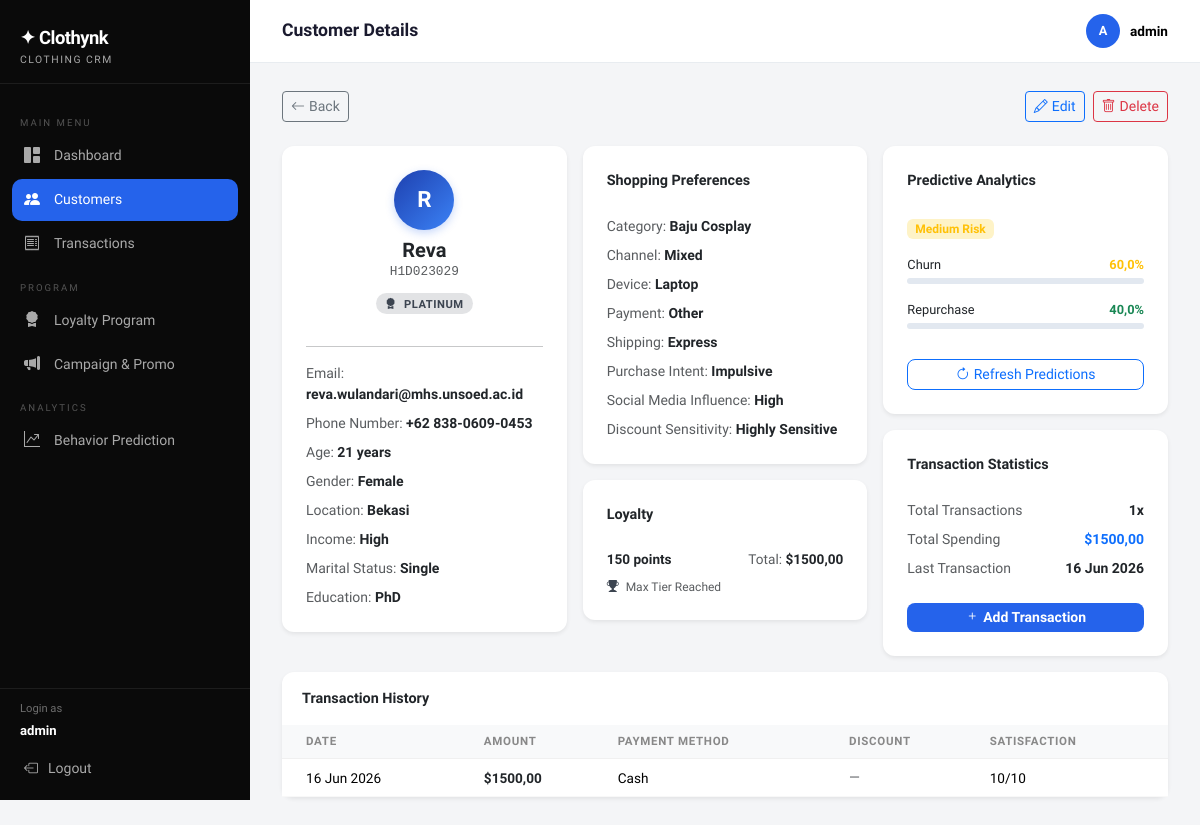
/customer/1002/ (signed in), run on an earlier commit of the app's database.
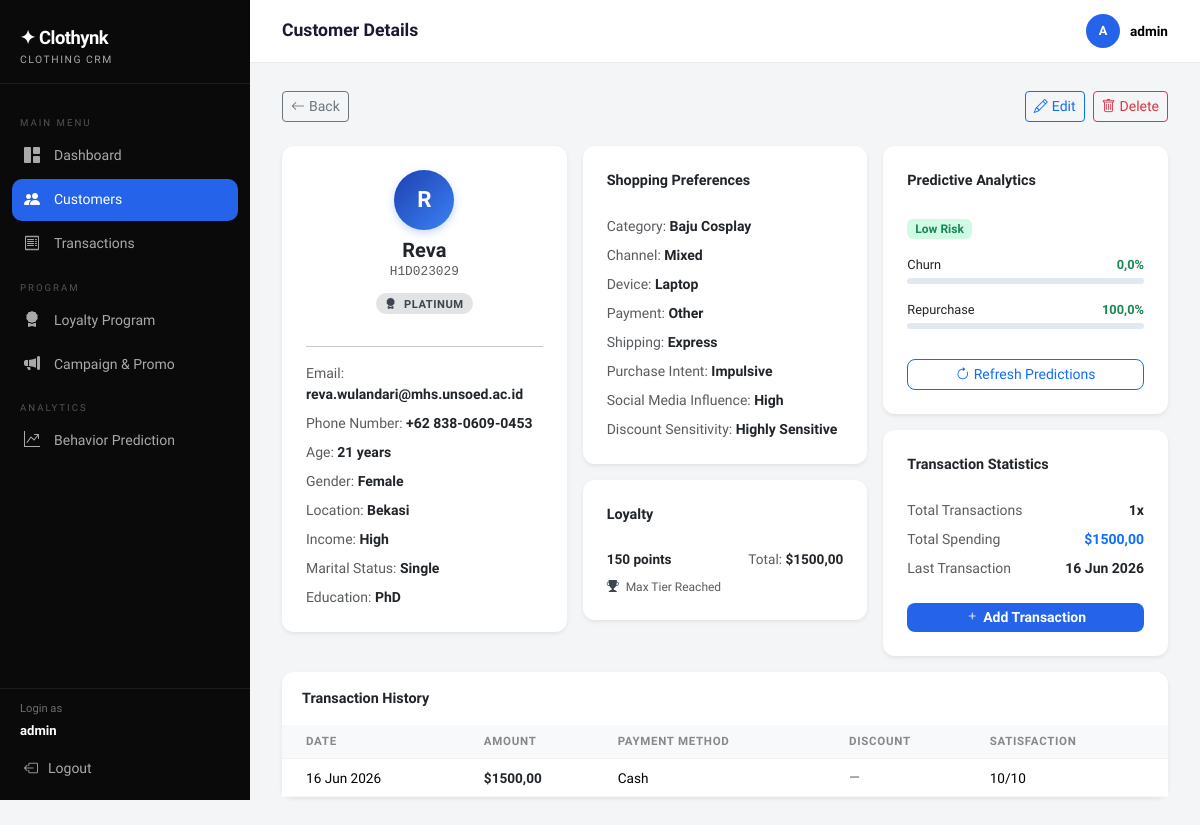
And on a later commit of the database.
### core/models.py (models this page shows, shortened)
class PredictionResult(models.Model):
    customer               = models.OneToOneField(Customer, on_delete=models.CASCADE, related_name='prediction')
    churn_probability      = models.FloatField(default=0.0, verbose_name='Churn Probability (%)')
    repurchase_probability = models.FloatField(default=0.0, verbose_name='Repurchase Probability (%)')
    will_repurchase        = models.BooleanField(default=True, verbose_name='Will Repurchase?')
    predicted_at           = models.DateTimeField(auto_now=True)
    def get_risk_label(self):
        if self.churn_probability >= 70:
            return ('danger', 'High Risk')
        elif self.churn_probability >= 40:
            return ('warning', 'Medium Risk')
        return ('success', 'Low Risk')
    class Meta:
        verbose_name = 'Prediction'
        verbose_name_plural = 'Predictions'

### core/views.py (the view)
# urls.py: path('customer/<int:pk>/', views.customer_detail, name='customer_detail'),
@login_required
def customer_detail(request, pk):
    customer     = get_object_or_404(Customer, pk=pk)
    transactions = customer.transactions.order_by('-date')[:10]
    loyalty      = customer.get_loyalty()
    prediction   = getattr(customer, 'prediction', None)
    total_spending = customer.transactions.aggregate(total=Sum('amount'))['total'] or 0
    freq           = customer.transactions.count()
    last_txn       = customer.transactions.order_by('-date').first()
    context = {
        'customer': customer,
        'transactions': transactions,
        'loyalty': loyalty,
        'prediction': prediction,
        'total_spending': total_spending,
        'freq': freq,
        'last_txn': last_txn,
    }
    return render(request, 'core/customer_detail.html', context)

### core/models.py (called while the page is built)
    def get_loyalty(self):
        try:
            return self.loyalty
        except:
            return None

    def get_next_tier_info(self):
        thresholds = [('bronze', 0), ('silver', 100), ('gold', 500), ('platinum', 1000)]
        for i, (t, val) in enumerate(thresholds):
            if t == self.tier and i < len(thresholds) - 1:
                next_tier, next_val = thresholds[i + 1]
                remaining = next_val - float(self.total_spending)
                raw_progress = (float(self.total_spending) - val) / (next_val - val) * 100
                progress = int(raw_progress)
                return {'next_tier': next_tier, 'remaining': remaining, 'progress': min(progress, 100)}
        return {'next_tier': None, 'remaining': 0, 'progress': 100}

### core/templates/core/customer_detail.html (shortened to what the changed rows need)
{% extends 'core/base.html' %}
{% block page_title %}Customer Details{% endblock %}
{% block content %}
<div class="row g-3">
  <div class="col-md-4">
    {% if prediction %}
    <div class="card p-4 mb-3 shadow-sm border-0" style="border-radius:12px;">
      {% with label=prediction.get_risk_label %}
      <div class="mt-2">
        <span class="badge bg-{{ label.0 }}-light text-{{ label.0 }} mb-3 px-2 py-1" style="font-size:0.75rem;">{{ label.1 }}</span>
        <div class="d-flex justify-content-between mb-1" style="font-size:.8rem">
          <span>Churn</span><span class="fw-bold text-{{ label.0 }}">{{ prediction.churn_probability|floatformat:1 }}%</span>
        </div>
        <div class="progress custom-progress mb-3"><div class="progress-bar bg-{{ label.0 }}" style="width:{{ prediction.churn_probability }}%"></div></div>
        <div class="d-flex justify-content-between mb-1" style="font-size:.8rem">
          <span>Repurchase</span><span class="fw-bold text-success">{{ prediction.repurchase_probability|floatformat:1 }}%</span>
        </div>
        <div class="progress custom-progress"><div class="progress-bar bg-success" style="width:{{ prediction.repurchase_probability }}%"></div></div>
      </div>
      {% endwith %}
    </div>
    {% endif %}
  </div>
</div>
{% if transactions %}
<div class="card mt-3 shadow-sm border-0" style="border-radius:12px;">
  <div class="table-responsive">
    <table class="table align-middle mb-0">
      <thead class="table-light text-muted" style="font-size:0.75rem; letter-spacing:0.5px; text-transform: uppercase;">
          <tr>
              <th class="ps-4">Date</th>
              <th>Amount</th>
              <th>Payment Method</th>
              <th>Discount</th>
              <th>Satisfaction</th>
          </tr>
      </thead>
    </table>
  </div>
</div>
{% endif %}
{% endblock %}

What changed in the data, as far as the page shows it:
changed PredictionResult: churn_probability "60,0" → "0,0"; repurchase_probability "40,0" → "100,0"
Also different on the page:
{{ label.1 }}: "Medium Risk" → "Low Risk"
